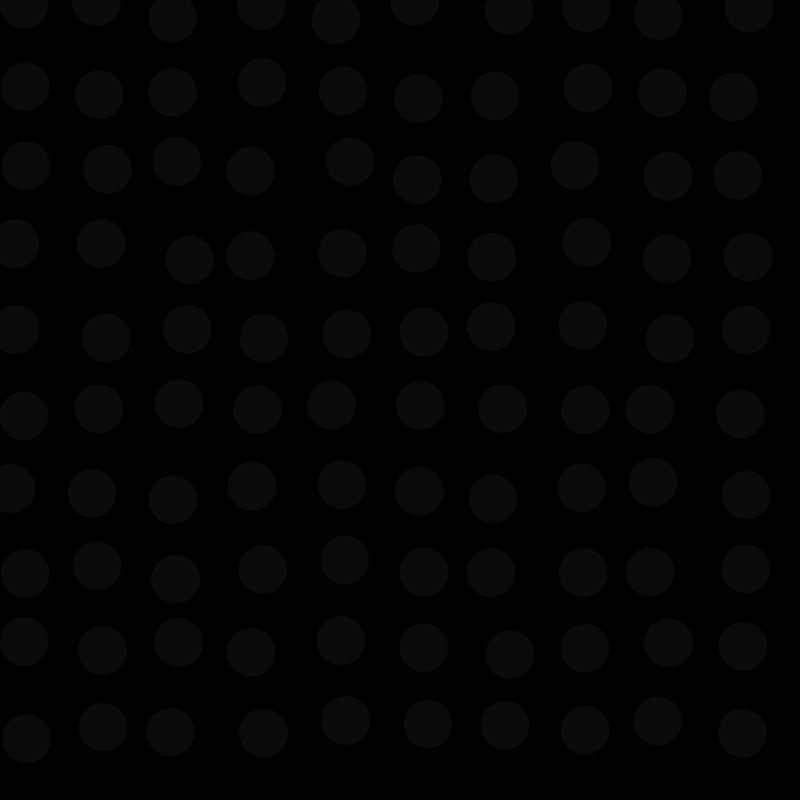
Frame 1 (no input)
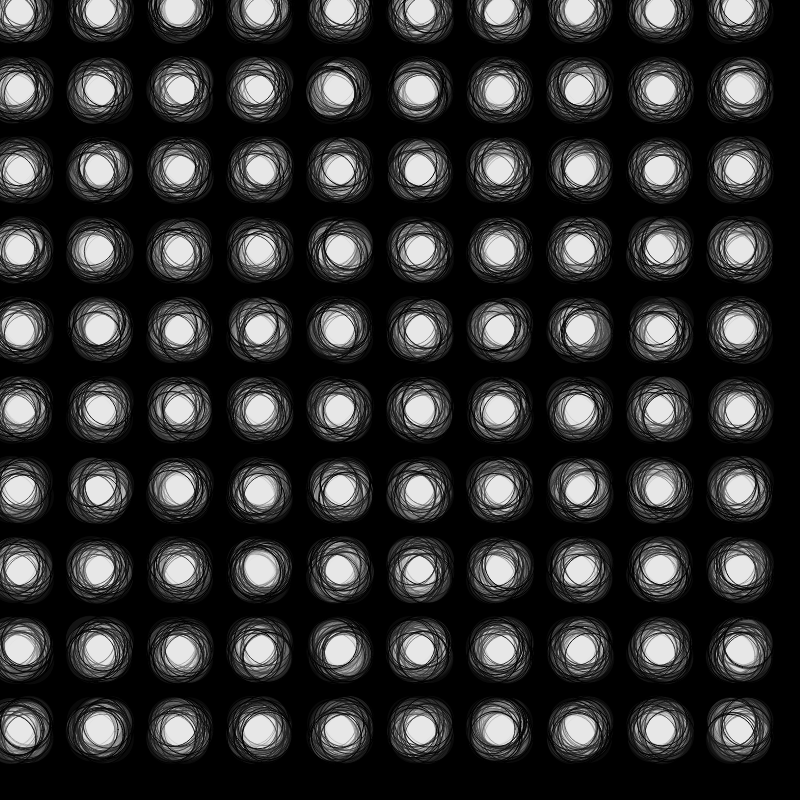
Frame 60 (no input)
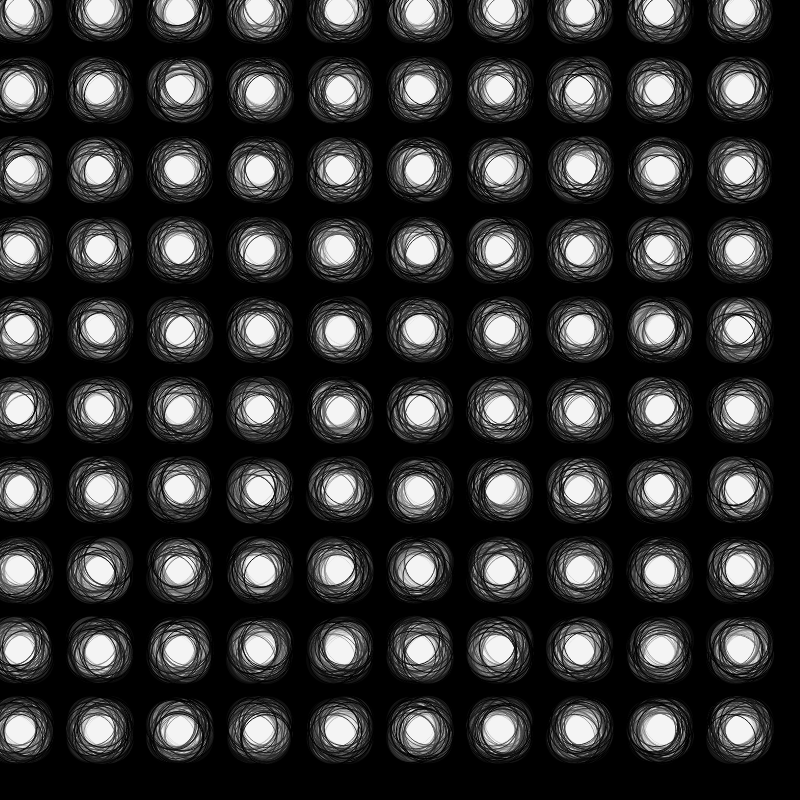
Frame 120 (the mouse pressed at the canvas centre since frame 60)

The p5.js sketch that drew these frames (run headless with seeded random() and noise() and a simulated clock; from frame 60 on, the mouse is pressed at the canvas centre):

// p5.js sketch
// ── sketch.js
function setup() {
  createCanvas(800, 800);
  background(0);
}

function draw() {
  
  
  for (var i=0; i<10; i++) {
    for (var j=0; j<10; j++) {
      
      var x = 20 + 80*i + random(-10, 10);
      var y = random(20) + 80*j;
      
      fill(255, 10);
      ellipse(x, y, 50, 50);
      
    }
  }


}
